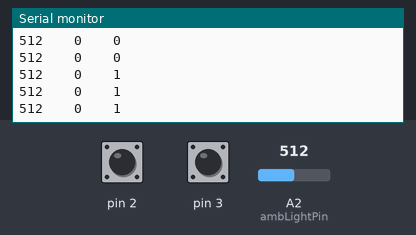
Bench run of a sketch on a simulated Arduino Uno, built with avr-gcc and run on an emulated ATmega328P. Shown: the last lines printed to the serial monitor. Inputs (shaded band) come from the test bench; at power-on: A2 (ambLightPin) = 512, pin 2 HIGH, pin 3 HIGH.

Above: at 1.2 s.
1.3 s: A2 (ambLightPin) set to 989
At 1.33 s:
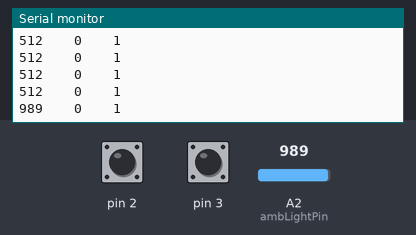
4.3 s: A2 (ambLightPin) set to 1017
At 4.31 s:
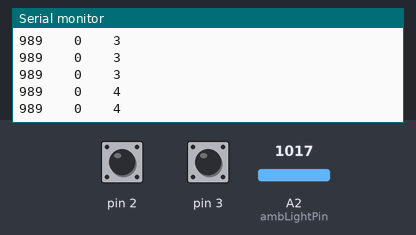
Timing chart, 0 to 7.3 s (numbered marks = the images above; inputs shaded):
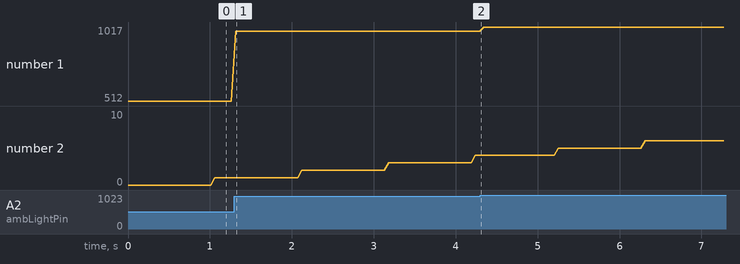

The sketch:

remoteControlTest.ino
```cpp
//This code tests the remote unit which has motion detection and ambient light detector.
//The motion detection will be used to put the table to sleep when the room is empty.
//The ambient light detector will be used to adjust the LED intensity based on the brightness of the room.

//Circuit:
//5V->2 photoresistors in series->Analog 0 -> 10K potentiometer-> ground

int ledPin = 13; // LED is attached to digital pin 13
byte ambLightPin = A2;
//variables to keep track of the timing of recent interrupts
unsigned long interrupt_time = 0;
unsigned long last_interrupt_time = 0;

int x = 0; // variable to be updated by the interrupt
int y = 0; // variable to be updated by the interrupt

int timer1_counter;

void setup()
{
  //Timed interrupt method 1 begin
  // Timer0 is already used for millis() - we'll just interrupt somewhere
  // in the middle and call the "Compare A" function below
  //OCR0A = 0xFF;
  //TIMSK0 |= _BV(OCIE0A);
  //Timed interrupt method 1 end

  //Timed interrupt method 2 begin
  // initialize timer1
  noInterrupts();           // disable all interrupts
  TCCR1A = 0;
  TCCR1B = 0;
  //Timed interrupt method 2 end

  // Set timer1_counter to the correct value for our interrupt interval
  //timer1_counter = 64911;   // preload timer 65536-16MHz/256/100Hz
  //timer1_counter = 64286;   // preload timer 65536-16MHz/256/50Hz
  timer1_counter = 0;   // preload timer 65536-16MHz/256/2Hz

  TCNT1 = timer1_counter;   // preload timer
  TCCR1B |= (1 << CS12);    // 256 prescaler
  TIMSK1 |= (1 << TOIE1);   // enable timer overflow interrupt

  Serial.begin(9600);
  pinMode(3,INPUT);
  attachInterrupt(1, motion_ISR, FALLING);  //Interrupt on pin 3
  pinMode(2,INPUT);
  attachInterrupt(0, mode_btn_ISR, LOW);  //Interrupt on pin 2

  interrupts();             // enable all interrupts
}

void loop()
{
  digitalWrite(ledPin, LOW);

  int ambLightValue = analogRead(ambLightPin);
  // print out the value you read:
  Serial.print(ambLightValue);
  Serial.print("    ");
  Serial.print(x, DEC); //print x to serial monitor
  Serial.print("    ");
  Serial.println(y, DEC); //print y to serial monitor
  delay(50);        // delay in between reads
}

//Timed interrupt method 2 begin
ISR(TIMER1_OVF_vect)        // interrupt service routine
{
  TCNT1 = timer1_counter;   // preload timer
  y++;
}
//Timed interrupt method 2 end

//Timed interrupt method 1 begin
// Interrupt is called once a millisecond,
//SIGNAL(TIMER0_COMPA_vect)
//{
//  y++;
//}
//Timed interrupt method 1 end

// Interrupt service routine for motion interrupt
void motion_ISR()
{
  //interrupt_time = millis();
  //check to see if increment() was called in the last 250 milliseconds
  //if (interrupt_time - last_interrupt_time > 1000)
  //{
    x++;
  //  digitalWrite(ledPin, HIGH);
  //  last_interrupt_time = interrupt_time;
  //}
}

// Interrupt service routine for motion interrupt
void mode_btn_ISR()
{
  interrupt_time = millis();
  //check to see if increment() was called in the last 250 milliseconds
  if (interrupt_time - last_interrupt_time > 200)
  {
    y++;
    last_interrupt_time = interrupt_time;
  }
}
```

Measured:
- after the input at 1.3 s, the serial monitor: prints a new line at once (image 1)
- plotted number 1: 512 → 989 after the input at 1.3 s, 989 → 1017 after the input at 4.3 s
